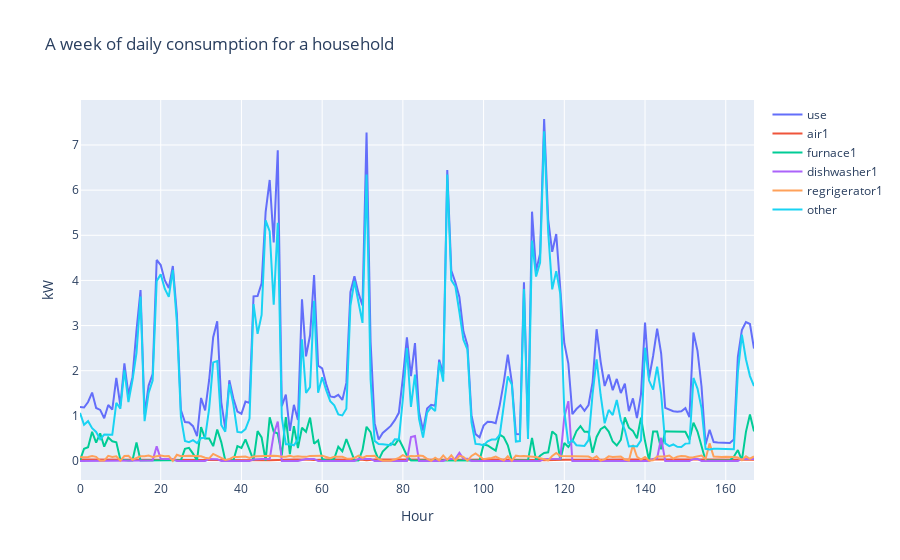

Notebook source saved alongside this figure:
### Code cell
from plotly.offline import download_plotlyjs, init_notebook_mode, plot, iplot 
import plotly.graph_objects as go

fig = go.Figure()

data = go.Data([{
    'x': df_plot.index,
    'y': df_plot[col],
    'name': col
}  for col in df_plot.columns])

layout=go.Layout(title='A week of daily consumption for a household', xaxis={'title':'Hour'}, yaxis={'title':'kW'})

plot2 = iplot(go.Figure(data=data, layout=layout), filename='pyguide_3')

plot2

### Figure 1 — Plotly figure (JSON) as saved in the notebook; plotly's stock layout.template omitted (floating-point values rounded to 4 significant figures; data arrays with more than 128 entries replaced by an {"elided": "..."} marker saying what was removed)
{"data": [{"name": "use", "type": "scatter", "x": {"elided": "168 int values"}, "y": {"elided": "168 float values"}}, {"name": "air1", "type": "scatter", "x": {"elided": "168 int values"}, "y": {"elided": "168 float values"}}, {"name": "furnace1", "type": "scatter", "x": {"elided": "168 int values"}, "y": {"elided": "168 float values"}}, {"name": "dishwasher1", "type": "scatter", "x": {"elided": "168 int values"}, "y": {"elided": "168 float values"}}, {"name": "regrigerator1", "type": "scatter", "x": {"elided": "168 int values"}, "y": {"elided": "168 float values"}}, {"name": "other", "type": "scatter", "x": {"elided": "168 int values"}, "y": {"elided": "168 float values"}}], "layout": {"title": {"text": "A week of daily consumption for a household"}, "xaxis": {"title": {"text": "Hour"}}, "yaxis": {"title": {"text": "kW"}}}}
